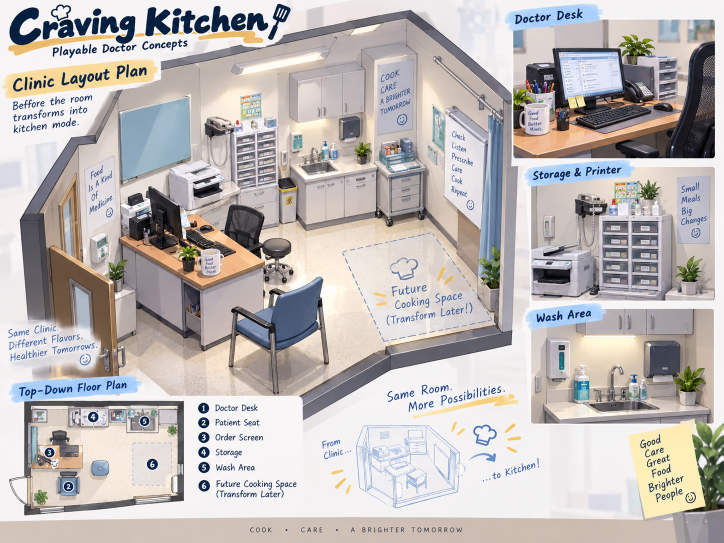
#> input picture assets/art_direction/approved/clinic_layout.png, 1448 x 1086 px (shown at 1/2 size)
$ python build_workspace_art.py
#> lines starting #> are read from the running program, lines starting #| are printed output that depends on the picture; after the words box and inside, x2 and y2 are one past the last pixel; in counts of white or black regions, pixels touching at a corner belong together
"""Build illustrated environment views and clean food sprites from approved sources.
No original is overwritten. Polygons exclude tray rims, photo backgrounds and labels.
Workspace crops are camera views, not newly painted rooms or character animation.
"""
from pathlib import Path
import hashlib,json
from PIL import Image,ImageDraw,ImageEnhance
ROOT=Path(__file__).resolve().parents[1]
OUT=ROOT/'assets/workspace'
APP=ROOT/'assets/art_direction/approved'

def build():
 OUT.mkdir(parents=True,exist_ok=True);entries=[]
 def save(name,im,source,details):
  path=OUT/(name+'.webp');im.save(path,'WEBP',quality=96,method=6,exact=True)
  with Image.open(path) as check:check.load();assert check.size==im.size
  entries.append({'path':path.relative_to(ROOT).as_posix(),'source':str(source.relative_to(ROOT)),'source_sha256':hashlib.sha256(source.read_bytes()).hexdigest(),'size':list(im.size),'mode':im.mode,'bytes':path.stat().st_size,'sha256':hashlib.sha256(path.read_bytes()).hexdigest(),**details})
 def crop(name,source,box):
  with Image.open(source) as original:
   # Design coordinates measured on the 1408x1056 review, not arbitrary scaling.
   b=tuple(round(v*original.width/1408) for v in box)
   save(name,original.crop(b).convert('RGB'),source,{'crop':b,'type':'approved environment camera crop'})
 def cut(name,source,points,reference_width=None):
  with Image.open(source) as im:
   ratio=im.width/reference_width if reference_width else 1
   pts=[(round(x*ratio),round(y*ratio)) for x,y in points]
   xs,ys=zip(*pts);box=(max(0,min(xs)-1),max(0,min(ys)-1),min(im.width,max(xs)+2),min(im.height,max(ys)+2))
   result=im.crop(box).convert('RGBA');a=Image.new('L',(result.width*4,result.height*4),0)
   ImageDraw.Draw(a).polygon([((x-box[0])*4,(y-box[1])*4) for x,y in pts],fill=255)
   result.putalpha(a.resize(result.size,Image.Resampling.LANCZOS));save(name,result,source,{'crop':box,'polygon':pts,'type':'native alpha mask; not a new render'})
   return result
 crop('clinic-view',APP/'clinic_layout.png',(1030,76,1388,301))
#> in crop, original is the input picture: PIL image 1448x1086 RGBA; mean R, G, B, A 189.2, 183.9, 182.2, 255
 crop('storage-view',APP/'clinic_layout.png',(1041,368,1304,582))
 crop('prep-view',APP/'props_station.png',(722,664,1054,947))
#> call 3 of crop, with name = 'prep-view', box = (722, 664, 1054, 947)
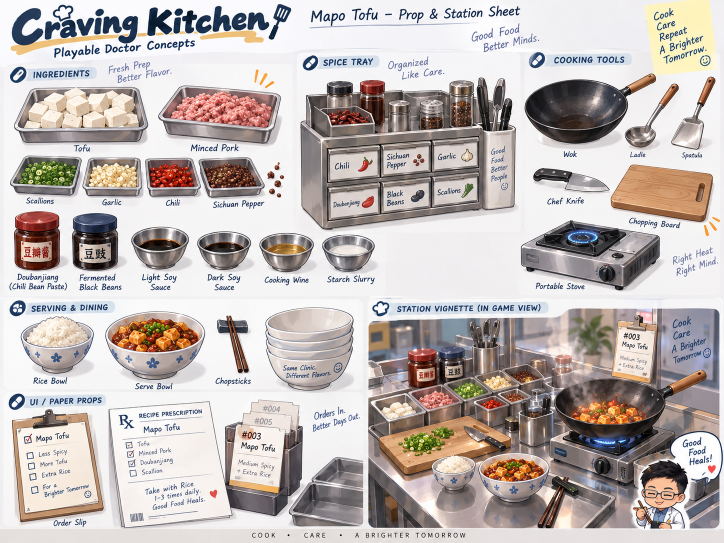
#> input picture assets/art_direction/approved/props_station.png, 1448 x 1086 px (shown at 1/2 size)
#> in crop, original is the input picture: PIL image 1448x1086 RGBA; mean R, G, B, A 191, 182.8, 180.3, 255
 crop('wok-view',APP/'cooking_mode.png',(955,750,1365,939))
#> call 4 of crop, with name = 'wok-view', box = (955, 750, 1365, 939)
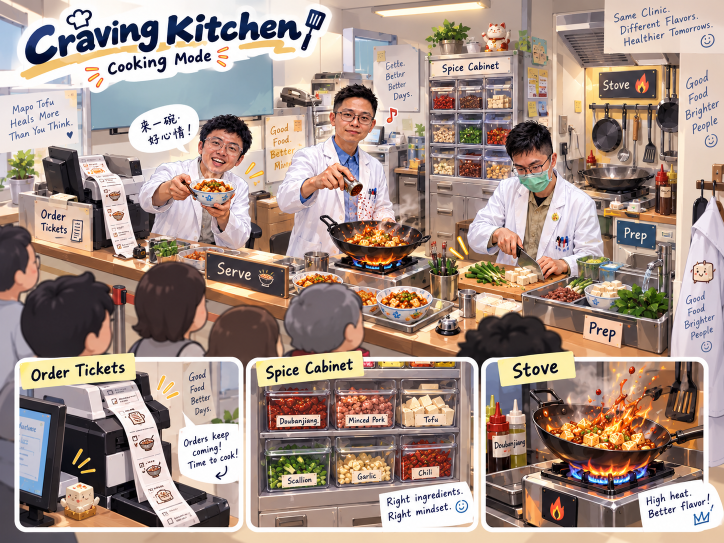
#> input picture assets/art_direction/approved/cooking_mode.png, 1448 x 1086 px (shown at 1/2 size)
#> in crop, original is the input picture: PIL image 1448x1086 RGBA; mean R, G, B, A 166.1, 146.4, 136.4, 255
 # Existing source crops include photography squares; preserve just the food itself.
 foods=ROOT/'assets/ingredients/mapo_tofu'
 cut('tofu-whole',foods/'tofu.png',[(14,52),(55,19),(77,28),(78,48),(39,90),(14,78)])
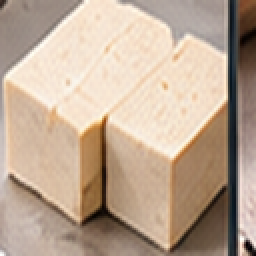
#> input picture assets/ingredients/mapo_tofu/tofu.png, 128 x 128 px (shown 2 times larger)
#> in cut, im is the input picture: PIL image 128x128 RGB; mean R, G, B 189.6, 168.2, 148.7
#> in cut, `a = Image.new('L', (result.width * 4, result.height * 4), 0)`: a: PIL image 268x296 L; every value is 0
#> in cut, `ImageDraw.Draw(a).polygon([((x-box[0])*4,(y-box[1])*4) for x,y in pts]..`:
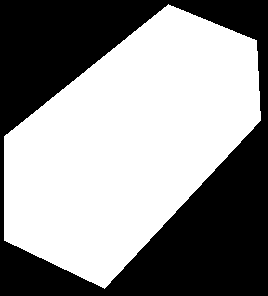
#> a: PIL image 268x296 L; 56.4% white; 1 black region, box (x1, y1, x2, y2) and area: (0, 0, 268, 296) 34565
 cut('garlic-whole',foods/'garlic.png',[(57,20),(63,23),(67,38),(83,45),(94,53),(101,65),(98,80),(87,89),(68,97),(53,100),(38,96),(30,88),(26,76),(29,65),(38,54),(51,46),(57,39),(54,27)])
#> call 2 of cut, with name = 'garlic-whole'
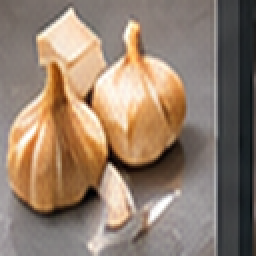
#> input picture assets/ingredients/mapo_tofu/garlic.png, 128 x 128 px (shown 2 times larger)
#> in cut, im is the input picture: PIL image 128x128 RGB; mean R, G, B 146.8, 126.6, 109.3
#> in cut (call 2), `pts=[(round(x*ratio),round(y*ratio)) for x,y in points]`: pts = [(57, 20), (63, 23), (67, 38), (83, 45), (94, 53), (101, 65), (98, 80), (87, 89), (68, 97), (53, 100), (38, 96), (30, 88), (26, 76), (29, 65), (38, 54), (51, 46), (57, 39), (54, 27)]
#> in cut (call 2), `xs, ys = zip(*pts)`: xs = (57, 63, 67, 83, 94, 101, 98, 87, 68, 53, 38, 30, 26, 29, 38, 51, 57, 54); ys = (20, 23, 38, 45, 53, 65, 80, 89, 97, 100, 96, 88, 76, 65, 54, 46, 39, 27)
#> in cut (call 2), `box = (max(0, min(xs) - 1), max(0, min(ys) - 1), min(im.width, max(xs)`: box = (25, 19, 103, 102)
#> in cut (call 2), `a = Image.new('L', (result.width * 4, result.height * 4), 0)`: a: PIL image 312x332 L; every value is 0
#> in cut (call 2), `ImageDraw.Draw(a).polygon([((x-box[0])*4,(y-box[1])*4) for x,y in pts]..`: a: PIL image 312x332 L; 53.4% white; 1 black region, box (x1, y1, x2, y2) and area: (0, 0, 312, 332) 48319
 cut('scallion-whole',foods/'scallion.png',[(10,77),(24,71),(53,54),(85,17),(90,20),(74,40),(96,20),(101,24),(76,48),(109,32),(115,36),(116,42),(89,63),(52,80),(27,95),(21,91),(33,79),(17,86),(13,81)])
#> call 3 of cut, with name = 'scallion-whole'
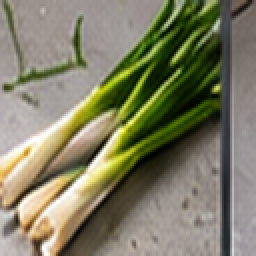
#> input picture assets/ingredients/mapo_tofu/scallion.png, 128 x 128 px (shown 2 times larger)
#> in cut, im is the input picture: PIL image 128x128 RGB; mean R, G, B 127.8, 125.8, 100.4
#> in cut (call 3), `pts=[(round(x*ratio),round(y*ratio)) for x,y in points]`: pts = [(10, 77), (24, 71), (53, 54), (85, 17), (90, 20), (74, 40), (96, 20), (101, 24), (76, 48), (109, 32), (115, 36), (116, 42), (89, 63), (52, 80), (27, 95), (21, 91), (33, 79), (17, 86), (13, 81)]
#> in cut (call 3), `xs, ys = zip(*pts)`: xs = (10, 24, 53, 85, 90, 74, 96, 101, 76, 109, 115, 116, 89, 52, 27, 21, 33, 17, 13); ys = (77, 71, 54, 17, 20, 40, 20, 24, 48, 32, 36, 42, 63, 80, 95, 91, 79, 86, 81)
#> in cut (call 3), `box = (max(0, min(xs) - 1), max(0, min(ys) - 1), min(im.width, max(xs)`: box = (9, 16, 118, 97)
#> in cut (call 3), `a = Image.new('L', (result.width * 4, result.height * 4), 0)`: a: PIL image 436x324 L; every value is 0
#> in cut (call 3), `ImageDraw.Draw(a).polygon([((x-box[0])*4,(y-box[1])*4) for x,y in pts]..`: a: PIL image 436x324 L; 30.3% white; 1 white region, box (x1, y1, x2, y2) and area: (4, 4, 429, 317) 42853
#> in cut (call 3), `result.putalpha(a.resize(result.size, Image.Resampling.LANCZOS))`:
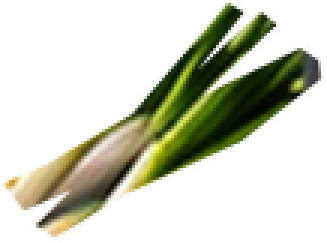
#> result: PIL image 109x81 RGBA (shown 3 times larger); mean R, G, B, A 112.9, 115.4, 79.8, 77.3; transparent parts drawn white
 pork=cut('pork-raw',foods/'pork.png',[(15,51),(29,40),(39,27),(54,24),(59,27),(79,29),(95,32),(108,43),(116,62),(117,85),(96,97),(81,112),(67,115),(58,108),(44,111),(28,101),(12,99),(7,84),(7,74)])
 cut('pepper',foods/'pepper.png',[(21,48),(24,34),(36,32),(45,23),(57,27),(62,22),(72,29),(83,26),(95,42),(109,44),(113,63),(109,82),(99,92),(86,104),(72,103),(60,109),(42,99),(31,103),(22,89),(22,68),(12,61)])
 cut('douban-paste',foods/'douban.png',[(16,47),(30,36),(53,29),(73,28),(94,36),(108,48),(114,63),(104,79),(82,91),(52,94),(30,87),(17,75),(12,61)])
 props=APP/'props_station.png'
 cut('scallion-cut',props,[(44,338),(48,325),(57,320),(60,309),(68,316),(79,307),(87,313),(98,310),(109,319),(118,315),(127,325),(140,334),(134,350),(122,359),(104,357),(94,362),(77,355),(65,359),(52,351),(37,347)],1408)
 cut('garlic-cut',props,[(175,338),(178,326),(193,321),(200,316),(208,323),(216,315),(224,323),(234,318),(239,326),(251,329),(257,342),(257,354),(241,359),(225,358),(207,357),(190,358),(179,351)],1408)
 cut('pork-cut',props,[(335,220),(339,205),(349,202),(351,193),(369,195),(379,180),(394,187),(407,179),(422,187),(436,184),(451,191),(466,188),(477,197),(492,195),(508,207),(521,213),(518,229),(505,238),(482,244),(459,240),(436,245),(411,237),(389,238),(364,233),(343,233)],1408)
 cube=cut('tofu-cube',props,[(130,195),(149,185),(170,197),(172,217),(150,229),(131,216)],1408)
 diced=Image.new('RGBA',(170,106),(0,0,0,0))
 for row in range(3):
  for col in range(4):
   diced.alpha_composite(cube,(col*39+row*3,row*25))
 save('tofu-diced',diced,props,{'type':'twelve native approved tofu cubes; no tray or label','derived_from':'tofu-cube.webp'})
 cut('stove',props,[(1014,479),(1075,446),(1084,434),(1198,436),(1206,446),(1279,456),(1284,469),(1280,517),(1204,559),(1191,557),(1015,521)],1408)
 cut('simmer-food',props,[(1107,785),(1129,776),(1141,774),(1156,782),(1164,789),(1180,780),(1200,781),(1210,790),(1228,784),(1241,795),(1259,794),(1273,800),(1259,814),(1244,823),(1211,831),(1174,827),(1139,814),(1115,810)],1408)
 # The two intermediate tofu states split the same texture, not black lines on a photo.
 with Image.open(OUT/'tofu-whole.webp') as original:
  for name,count in [('tofu-halves',2),('tofu-strips',4)]:
   gap=5;im=Image.new('RGBA',(original.width+gap*(count-1),original.height),(0,0,0,0))
   for i in range(count):
    left=round(i*original.width/count);right=round((i+1)*original.width/count)
    im.alpha_composite(original.crop((left,0,right,original.height)),(left+i*gap,0))
   save(name,im,foods/'tofu.png',{'derived_from':'tofu-whole.webp','type':'same source pixels separated into cuts; not 3D'})
 cooked=ImageEnhance.Color(pork).enhance(.45);cooked=ImageEnhance.Brightness(cooked).enhance(.68)
 save('pork-cooked',cooked,foods/'pork.png',{'type':'cooking-state tint of same masked source'})
 # Remove disconnected neighbouring utensil fragments by alpha connectivity only.
 # Never threshold RGB brightness: metal highlights and white coats must survive.
 spoon_source=ROOT/'assets/cooking/douban_spoon.png'
 with Image.open(spoon_source) as spoon:
  spoon=spoon.convert('RGBA');alpha=spoon.getchannel('A');w,h=spoon.size;pix=alpha.load()
  unseen={(x,y) for y in range(h) for x in range(w) if pix[x,y]>0};best=set()
  while unseen:
   seed=unseen.pop();component={seed};stack=[seed]
   while stack:
    x,y=stack.pop()
    for neighbour in [(x-1,y),(x+1,y),(x,y-1),(x,y+1)]:
     if neighbour in unseen:unseen.remove(neighbour);component.add(neighbour);stack.append(neighbour)
   if len(component)>len(best):best=component
  mask=Image.new('L',spoon.size,0)
  for x,y in best:mask.putpixel((x,y),pix[x,y])
  spoon.putalpha(mask);box=mask.getbbox()
  save('ladle-clean',spoon.crop(box),spoon_source,{'crop':box,'type':'largest alpha-connected utensil; neighbouring fragments excluded'})
 (OUT/'manifest.json').write_text(json.dumps({'version':'workspace-r1','assets':entries},ensure_ascii=False,indent=2)+'\n')
 print('Workspace art:',len(entries),'decoded, native-resolution files')
#> (the run stopped early here; a loop or call above may not have finished)
